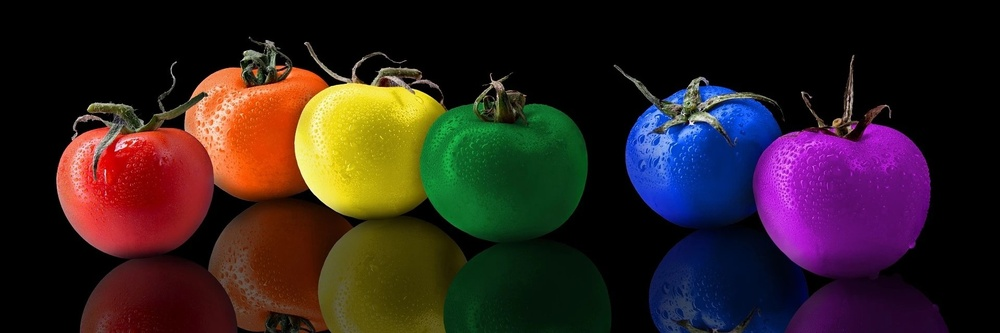
#> input picture OpenCV/image_file/tomato.jpg, 1000 x 333 px, shrunk from 1920 x 640 before the run, found by its file name
$ python tomato.py
#> lines starting #> are read from the running program, lines starting #| are printed output that depends on the picture
import cv2
import numpy as np

src = cv2.imread("tomato.jpg", cv2.IMREAD_COLOR)
#> src is the input picture: shape (333, 1000, 3); mean B, G, R 31.9, 32.9, 48.4
#b,g,r = cv2.split(src)
b = src[:,:,0]
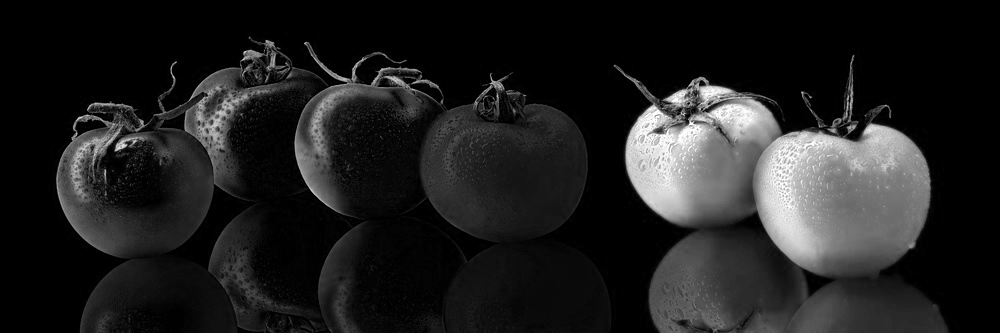
#> b: shape (333, 1000); min 0, max 255, mean 31.9
g = src[:,:,1]
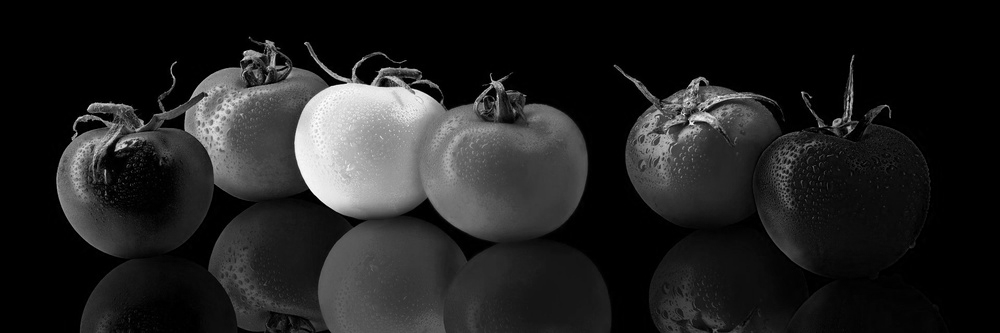
#> g: shape (333, 1000); min 0, max 255, mean 32.9
r = src[:,:,2]
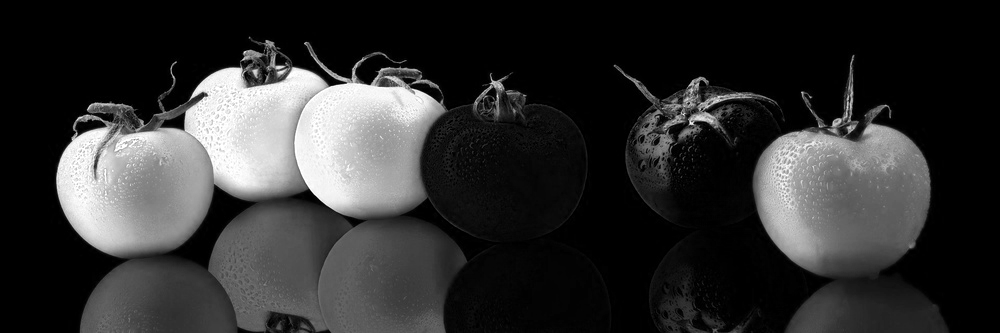
#> r: shape (333, 1000); min 0, max 255, mean 48.4
inverse = cv2.merge((r,g,b))

height, width, channel = src.shape
#> height = 333; width = 1000; channel = 3
zero = np.zeros((height, width, 1), dtype= np.uint8)
bgz = cv2.merge((b,g,zero))
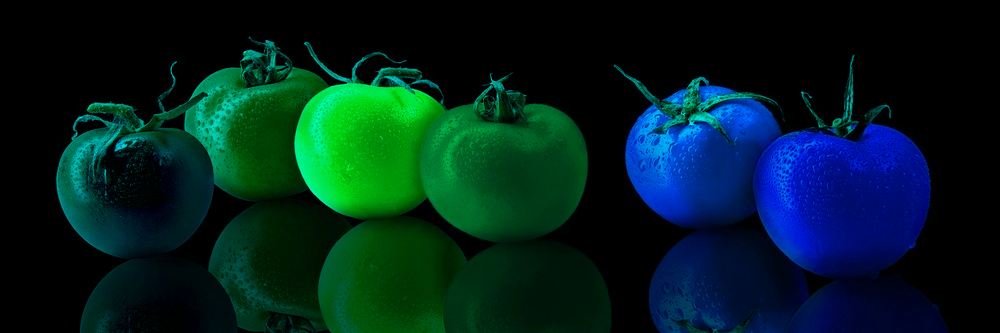
#> bgz: shape (333, 1000, 3); mean of channels 0, 1, 2 31.9, 32.9, 0; drawn as B, G, R

cv2.imshow("b", b)
cv2.imshow("g", g)
cv2.imshow("r", r)
cv2.imshow("bgz", bgz)
cv2.waitKey()
cv2.destroyAllWindows()

$ run again, with OpenCV/image_file/circle.jpg copied over OpenCV/image_file/tomato.jpg
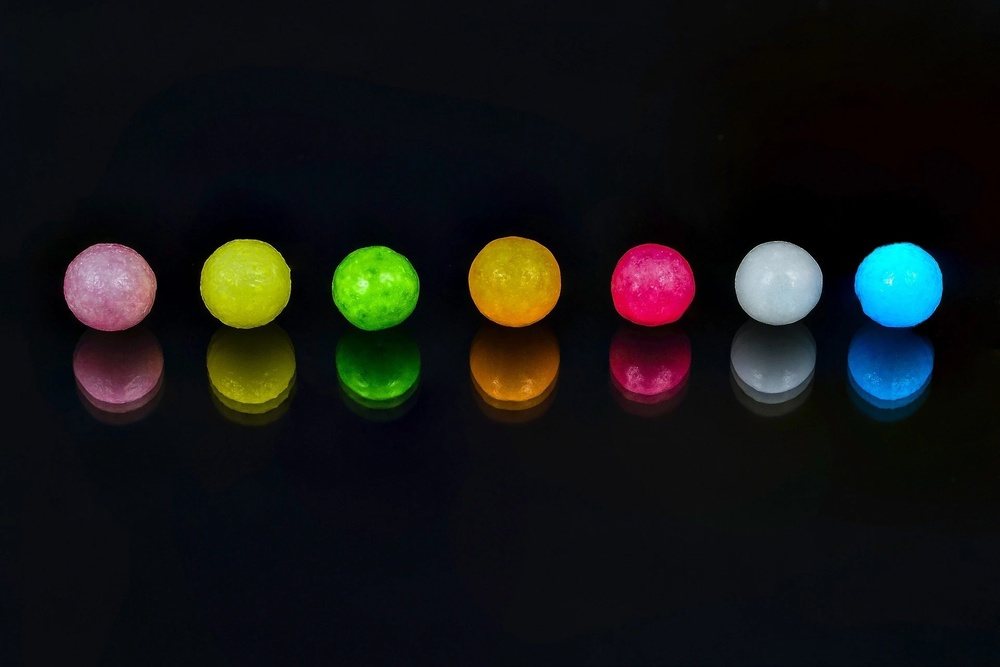
#> input picture OpenCV/image_file/circle.jpg, 1000 x 667 px, shrunk from 1920 x 1281 before the run, found by its file name
#> src is the input picture: shape (667, 1000, 3); mean B, G, R 20.6, 21.4, 20.2
#> `r = src[:,:,2]`:
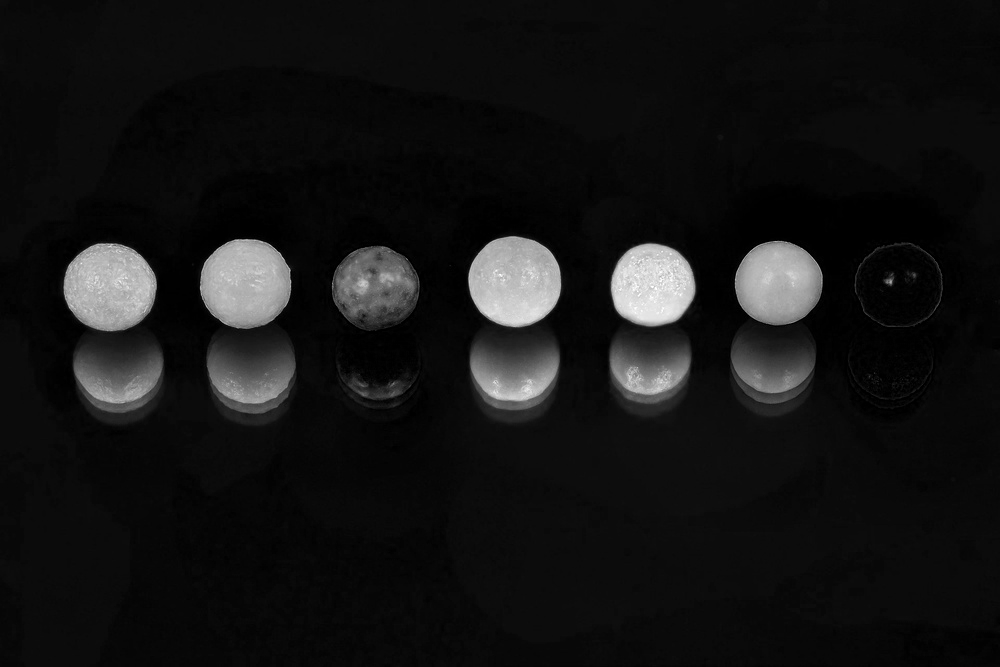
#> r: shape (667, 1000); min 0, max 255, mean 20.2
#> `bgz = cv2.merge((b,g,zero))`:
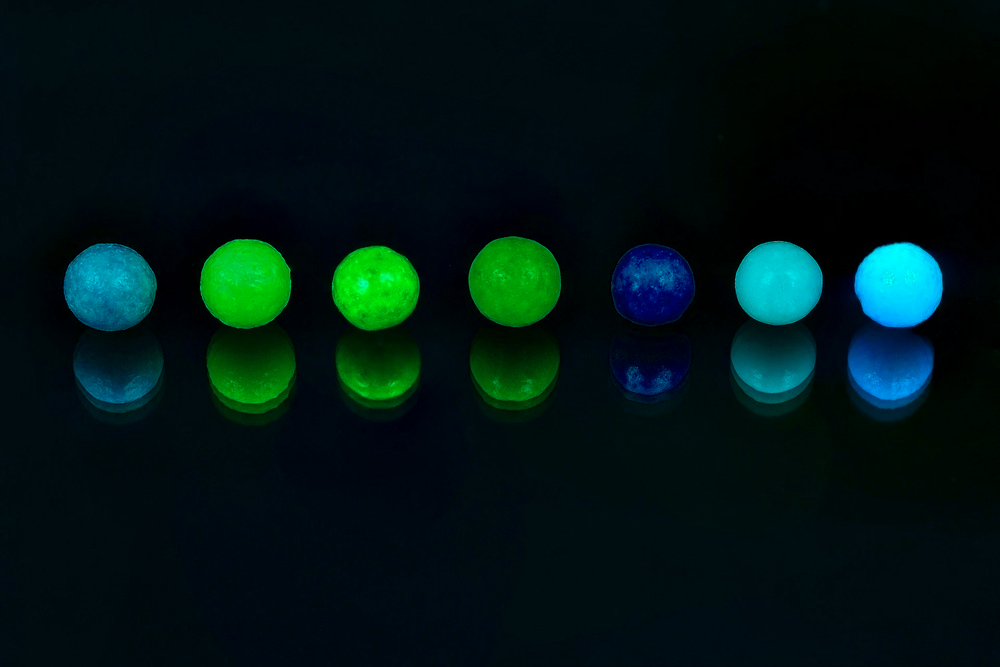
#> bgz: shape (667, 1000, 3); mean of channels 0, 1, 2 20.6, 21.4, 0; drawn as B, G, R

$ run again, with OpenCV/image_file/color_boxes.jpg copied over OpenCV/image_file/tomato.jpg
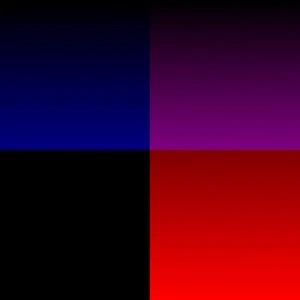
#> input picture OpenCV/image_file/color_boxes.jpg, 300 x 300 px, found by its file name
#> src is the input picture: shape (300, 300, 3); mean B, G, R 31.9, 0.4, 63.7
#> `r = src[:,:,2]`:
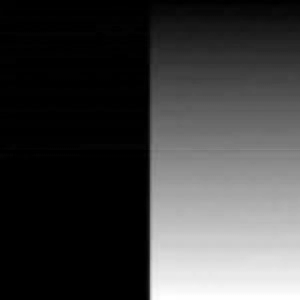
#> r: shape (300, 300); min 0, max 255, mean 63.7
#> `bgz = cv2.merge((b,g,zero))`:
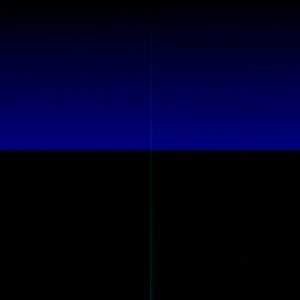
#> bgz: shape (300, 300, 3); mean of channels 0, 1, 2 31.9, 0.4, 0; drawn as B, G, R
